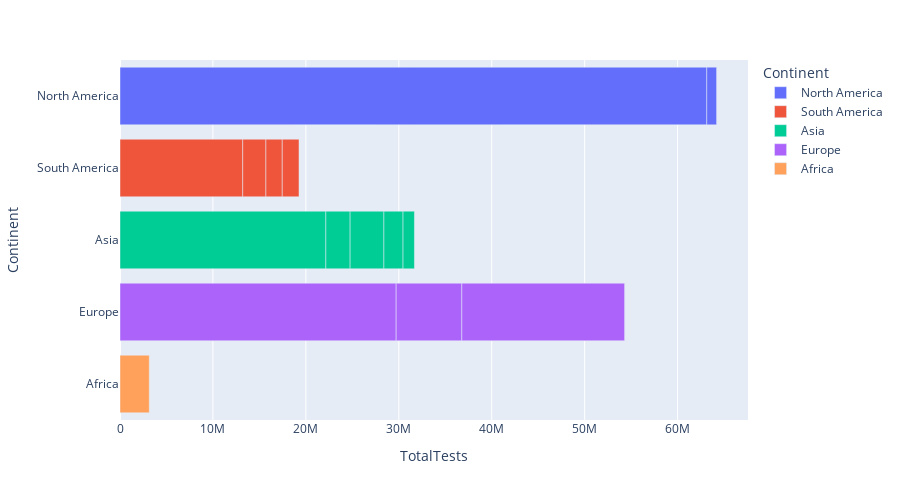

Notebook code for this chart:
### Code cell
# To create barchart
px.bar(dataset1.head(15), x  = 'TotalTests', y = 'Continent', color = 'Continent', orientation = 'h', height = 500, 
       hover_data = ['Country/Region','Continent'])

### Figure 1 — Plotly figure (JSON) as saved in the notebook; plotly's stock layout.template omitted (floating-point values rounded to 4 significant figures)
{"data": [{"alignmentgroup": "True", "customdata": [["USA"], ["Mexico"]], "hovertemplate": "Continent=%{y}<br>TotalTests=%{x}<br>Country/Region=%{customdata[0]}<extra></extra>", "legendgroup": "North America", "marker": {"color": "#636efa", "pattern": {"shape": ""}}, "name": "North America", "offsetgroup": "North America", "orientation": "h", "showlegend": true, "textposition": "auto", "type": "bar", "x": [63139605, 1056915], "xaxis": "x", "y": ["North America", "North America"], "yaxis": "y"}, {"alignmentgroup": "True", "customdata": [["Brazil"], ["Peru"], ["Chile"], ["Colombia"]], "hovertemplate": "Continent=%{y}<br>TotalTests=%{x}<br>Country/Region=%{customdata[0]}<extra></extra>", "legendgroup": "South America", "marker": {"color": "#EF553B", "pattern": {"shape": ""}}, "name": "South America", "offsetgroup": "South America", "orientation": "h", "showlegend": true, "textposition": "auto", "type": "bar", "x": [13206188, 2493429, 1760615, 1801835], "xaxis": "x", "y": ["South America", "South America", "South America", "South America"], "yaxis": "y"}, {"alignmentgroup": "True", "customdata": [["India"], ["Iran"], ["Saudi Arabia"], ["Pakistan"], ["Bangladesh"]], "hovertemplate": "Continent=%{y}<br>TotalTests=%{x}<br>Country/Region=%{customdata[0]}<extra></extra>", "legendgroup": "Asia", "marker": {"color": "#00cc96", "pattern": {"shape": ""}}, "name": "Asia", "offsetgroup": "Asia", "orientation": "h", "showlegend": true, "textposition": "auto", "type": "bar", "x": [22149351, 2612763, 3635705, 2058872, 1225124], "xaxis": "x", "y": ["Asia", "Asia", "Asia", "Asia", "Asia"], "yaxis": "y"}, {"alignmentgroup": "True", "customdata": [["Russia"], ["Spain"], ["UK"]], "hovertemplate": "Continent=%{y}<br>TotalTests=%{x}<br>Country/Region=%{customdata[0]}<extra></extra>", "legendgroup": "Europe", "marker": {"color": "#ab63fa", "pattern": {"shape": ""}}, "name": "Europe", "offsetgroup": "Europe", "orientation": "h", "showlegend": true, "textposition": "auto", "type": "bar", "x": [29716907, 7064329, 17515234], "xaxis": "x", "y": ["Europe", "Europe", "Europe"], "yaxis": "y"}, {"alignmentgroup": "True", "customdata": [["South Africa"]], "hovertemplate": "Continent=%{y}<br>TotalTests=%{x}<br>Country/Region=%{customdata[0]}<extra></extra>", "legendgroup": "Africa", "marker": {"color": "#FFA15A", "pattern": {"shape": ""}}, "name": "Africa", "offsetgroup": "Africa", "orientation": "h", "showlegend": true, "textposition": "auto", "type": "bar", "x": [3149807], "xaxis": "x", "y": ["Africa"], "yaxis": "y"}], "layout": {"barmode": "relative", "height": 500, "legend": {"title": {"text": "Continent"}, "tracegroupgap": 0}, "margin": {"t": 60}, "xaxis": {"anchor": "y", "domain": [0, 1], "title": {"text": "TotalTests"}}, "yaxis": {"anchor": "x", "categoryarray": ["Africa", "Europe", "Asia", "South America", "North America"], "categoryorder": "array", "domain": [0, 1], "title": {"text": "Continent"}}}}
